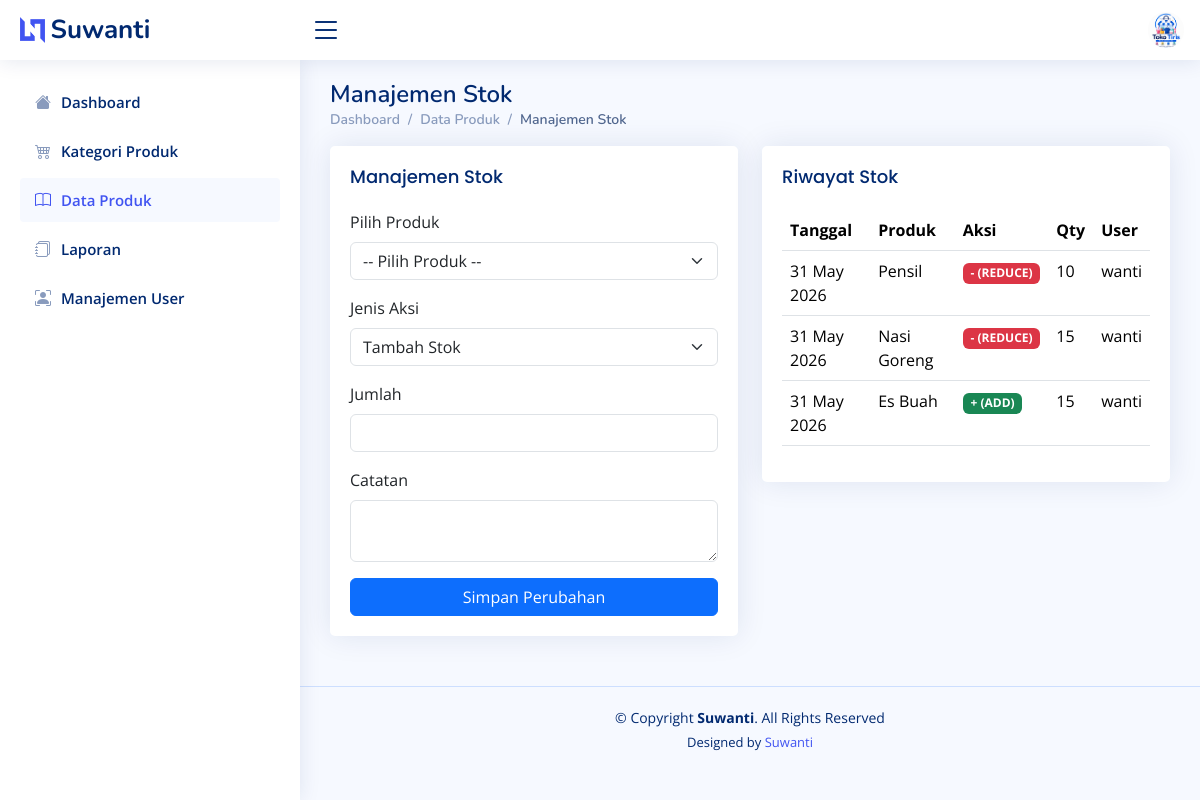
/stok.php (signed in), run on the app's committed database.
### tables this page shows
CREATE TABLE `stock_logs` (
  `id` int(11) NOT NULL,
  `Product_id` int(11) DEFAULT NULL,
  `change_type` enum('ADD','EDIT','REDUCE') DEFAULT NULL,
  `qty` int(11) DEFAULT NULL,
  `stock_before` int(11) DEFAULT NULL,
  `stock_after` int(11) DEFAULT NULL,
  `note` varchar(255) DEFAULT NULL,
  `created_at` timestamp NOT NULL DEFAULT current_timestamp(),
  `created_by` int(11) DEFAULT NULL
);

CREATE TABLE `products` (
  `id` int(11) NOT NULL,
  `category_id` int(11) DEFAULT NULL,
  `product_code` varchar(50) DEFAULT NULL,
  `product_name` varchar(150) DEFAULT NULL,
  `stock` int(11) NOT NULL,
  `min_stock` int(5) NOT NULL,
  `price` int(11) DEFAULT NULL,
  `gambar` varchar(225) NOT NULL,
  `created_at` int(11) NOT NULL DEFAULT current_timestamp(),
  `update_at` timestamp NOT NULL DEFAULT current_timestamp() ON UPDATE current_timestamp()
);

CREATE TABLE `users` (
  `id` int(11) NOT NULL,
  `name` varchar(100) DEFAULT NULL,
  `email` varchar(100) DEFAULT NULL,
  `password` varchar(255) DEFAULT NULL,
  `role` enum('admin','staff') DEFAULT 'staff',
  `is_active` tinyint(1) DEFAULT 1,
  `created_at` timestamp NOT NULL DEFAULT current_timestamp()
);

### stok.php (the view, shortened to what this page needs)
<!DOCTYPE html>
<html lang="en">
<head>
  <link href="assets/vendor/bootstrap/css/bootstrap.min.css" rel="stylesheet">
  <link href="assets/vendor/bootstrap-icons/bootstrap-icons.css" rel="stylesheet">
  <link href="assets/vendor/boxicons/css/boxicons.min.css" rel="stylesheet">
  <link href="assets/vendor/quill/quill.snow.css" rel="stylesheet">
  <link href="assets/vendor/quill/quill.bubble.css" rel="stylesheet">
  <link href="assets/vendor/remixicon/remixicon.css" rel="stylesheet">
  <link href="assets/vendor/simple-datatables/style.css" rel="stylesheet">
  <link href="assets/css/style.css" rel="stylesheet">
</head>
<body>
  <header id="header" class="header fixed-top d-flex align-items-center">
    <div class="d-flex align-items-center justify-content-between">
      <a href="index.php" class="logo d-flex align-items-center">
        <img src="assets/img/logo.png" alt="">
        <span class="d-none d-lg-block">Suwanti</span>
      </a>
      <i class="bi bi-list toggle-sidebar-btn"></i>
    </div>
     <nav class="header-nav ms-auto">
            <ul class="d-flex align-items-center">
                <li class="nav-item dropdown pe-3">
                    <a class="nav-link nav-profile d-flex align-items-center pe-0"
                        href="#"
                        data-bs-toggle="dropdown">
                        <img
                            src="assets/img/1.jpg"
                            alt="Profile"
                            class="rounded-circle" />
                    </a>
        </li>
      </ul>
    </nav>
  </header>
  <aside id="sidebar" class="sidebar">
    <ul class="sidebar-nav" id="sidebar-nav">
      <li class="nav-item">
        <a class="nav-link collapsed" href="index.php">
          <i class="bi bi-house-fill"></i>
          <span>Dashboard</span>
        </a>
      </li>
      <li class="nav-item">
        <a class="nav-link collapsed" href="kategori_produk.php">
          <i class="bi bi-cart4"></i>
          <span>Kategori Produk</span>
        </a>
      </li>
      <li class="nav-item">
        <a class="nav-link " href="produk.php">
          <i class="bi bi-book"></i>
          <span>Data Produk</span>
        </a>
      </li>
      <li class="nav-item">
        <a class="nav-link collapsed" href="laporan.php">
          <i class="bi bi-journals"></i>
          <span>Laporan</span>
        </a>
      </li>
      <li class="nav-item">
        <a class="nav-link collapsed" href="user.php">
          <i class="bi bi-person-bounding-box"></i>
          <span>Manajemen User</span>
        </a>
      </li>
    </ul>
  </aside>
  <main id="main" class="main">
    <div class="pagetitle">
      <h1>Manajemen Stok</h1>
      <nav>
        <ol class="breadcrumb">
          <li class="breadcrumb-item"><a href="index.php">Dashboard</a></li>
          <li class="breadcrumb-item ">Data Produk</li>
          <li class="breadcrumb-item active">Manajemen Stok</li>
        </ol>
      </nav>
    </div>
    <section class="section">
      <div class="row">
        <div class="col-lg-6">
          <div class="card">
            <div class="card-body">
              <h5 class="card-title">Manajemen Stok</h5>
              <form method="POST">
                <div class="mb-3">
                  <label class="form-label">Pilih Produk</label>
                  <select name="product_id" class="form-select" required>
                    <option selected disabled>-- Pilih Produk --</option>
                    <?php
                    include "koneksi.php";
                    ?>
                  </select>
                </div>
                <div class="mb-3">
                  <label class="form-label">Jenis Aksi</label>
                  <select name="change_type" class="form-select">
                    <option value="ADD">Tambah Stok</option>
                  </select>
                </div>
                <div class="mb-3">
                  <label class="form-label">Jumlah</label>
                  <input type="number" name="qty" class="form-control" required>
                </div>
                <div class="mb-3">
                  <label class="form-label">Catatan</label>
                  <textarea name="note" class="form-control" rows="2"></textarea>
                </div>
                <button type="submit" name="submit" class="btn btn-primary w-100">Simpan Perubahan</button>
              </form>
            </div>
          </div>
        </div>
        <div class="col-lg-6">
          <div class="card">
            <div class="card-body">
              <h5 class="card-title">Riwayat Stok</h5>
              <table class="table">
                <thead>
                  <tr>
                    <th>Tanggal</th>
                    <th>Produk</th>
                    <th>Aksi</th>
                    <th>Qty</th>
                    <th>User</th>
                  </tr>
                </thead>
                <tbody>
                  <?php
                  $query = mysqli_query($conn, "
                                SELECT sl.*, p.product_name, u.name
                                FROM stock_logs sl
                                JOIN products p ON sl.product_id = p.id
                                JOIN users u ON sl.created_by = u.id
                                ORDER BY sl.created_at DESC
                            ");
                  while ($row = mysqli_fetch_assoc($query)) {
                    $badge = ($row['change_type'] == 'ADD')
                      ? "<span class='badge bg-success'>+ (ADD)</span>"
                      : "<span class='badge bg-danger'>- (REDUCE)</span>";
                    echo "
                                    <tr>
                                        <td>" . date('d M Y', strtotime($row['created_at'])) . "</td>
                                        <td>{$row['product_name']}</td>
                                        <td>{$badge}</td>
                                        <td>{$row['qty']}</td>
                                        <td>{$row['name']}</td>
                                    </tr>
                                ";
                  }
                  ?>
                </tbody>
              </table>
            </div>
          </div>
        </div>
      </div>
    </section>
  </main>
  <footer id="footer" class="footer">
    <div class="copyright">
      &copy; Copyright <strong><span>Suwanti</span></strong>. All Rights Reserved
    </div>
    <div class="credits">
      Designed by <a href="https://www.instagram.com/waaaaaaaaaaaaaaa.19?igsh=cGlhb2R5YXdvOGEx">Suwanti</a>
    </div>
  </footer>
</body>
</html>

### assets/css/style.css (style rules this page uses)
:root { scroll-behavior: smooth; }
body { font-family: "Open Sans", sans-serif; background: #f6f9ff; color: #444444; }
a { color: #4154f1; text-decoration: none; }
h1, h2, h3, h4, h5, h6 { font-family: "Nunito", sans-serif; }
#main { margin-top: 60px; padding: 20px 30px; transition: all 0.3s; }
.pagetitle { margin-bottom: 10px; }
.pagetitle h1 { font-size: 24px; margin-bottom: 0; font-weight: 600; color: #012970; }
.card { margin-bottom: 30px; border: none; border-radius: 5px; box-shadow: 0px 0 30px rgba(1, 41, 112, 0.1); }
.card-title { padding: 20px 0 15px 0; font-size: 18px; font-weight: 500; color: #012970; font-family: "Poppins", sans-serif; }
.card-body { padding: 0 20px 20px 20px; }
.breadcrumb { font-size: 14px; font-family: "Nunito", sans-serif; color: #899bbd; font-weight: 600; }
.breadcrumb a { color: #899bbd; transition: 0.3s; }
.breadcrumb .breadcrumb-item::before { color: #899bbd; }
.breadcrumb .active { color: #51678f; font-weight: 600; }
.logo { line-height: 1; }
@media (min-width: 1200px) { .logo { width: 280px; } }
.logo img { max-height: 26px; margin-right: 6px; }
.logo span { font-size: 26px; font-weight: 700; color: #012970; font-family: "Nunito", sans-serif; }
.header { transition: all 0.5s; z-index: 997; height: 60px; box-shadow: 0px 2px 20px rgba(1, 41, 112, 0.1); background-color: #fff; padding-left: 20px; }
.header .toggle-sidebar-btn { font-size: 32px; padding-left: 10px; cursor: pointer; color: #012970; }
.header-nav ul { list-style: none; }
.header-nav>ul { margin: 0; padding: 0; }
.header-nav .nav-profile { color: #012970; }
.header-nav .nav-profile img { max-height: 36px; }
.sidebar { position: fixed; top: 60px; left: 0; bottom: 0; width: 300px; z-index: 996; transition: all 0.3s; padding: 20px; overflow-y: auto; scrollbar-width: thin; scrollbar-color: #aab7cf transparent; box-shadow: 0px 0px 20px rgba(1, 41, 112, 0.1); background-color: #fff; }
@media (min-width: 1200px) { #main, #footer { margin-left: 300px; } }
.sidebar-nav { padding: 0; margin: 0; list-style: none; }
.sidebar-nav li { padding: 0; margin: 0; list-style: none; }
.sidebar-nav .nav-item { margin-bottom: 5px; }
.sidebar-nav .nav-link { display: flex; align-items: center; font-size: 15px; font-weight: 600; color: #4154f1; transition: 0.3; background: #f6f9ff; padding: 10px 15px; border-radius: 4px; }
.sidebar-nav .nav-link i { font-size: 16px; margin-right: 10px; color: #4154f1; }
.sidebar-nav .nav-link.collapsed { color: #012970; background: #fff; }
.sidebar-nav .nav-link.collapsed i { color: #899bbd; }
.footer { padding: 20px 0; font-size: 14px; transition: all 0.3s; border-top: 1px solid #cddfff; }
.footer .copyright { text-align: center; color: #012970; }
.footer .credits { padding-top: 5px; text-align: center; font-size: 13px; color: #012970; }

### data on the page
stock_logs: created_at "31 May 2026", Product.product_name "Pensil", change_type "- (REDUCE)", qty "10", users.name "wanti"
stock_logs: created_at "31 May 2026", Product.product_name "Nasi Goreng", change_type "- (REDUCE)", qty "15", users.name "wanti"
stock_logs: created_at "31 May 2026", Product.product_name "Es Buah", change_type "+ (ADD)", qty "15", users.name "wanti"
